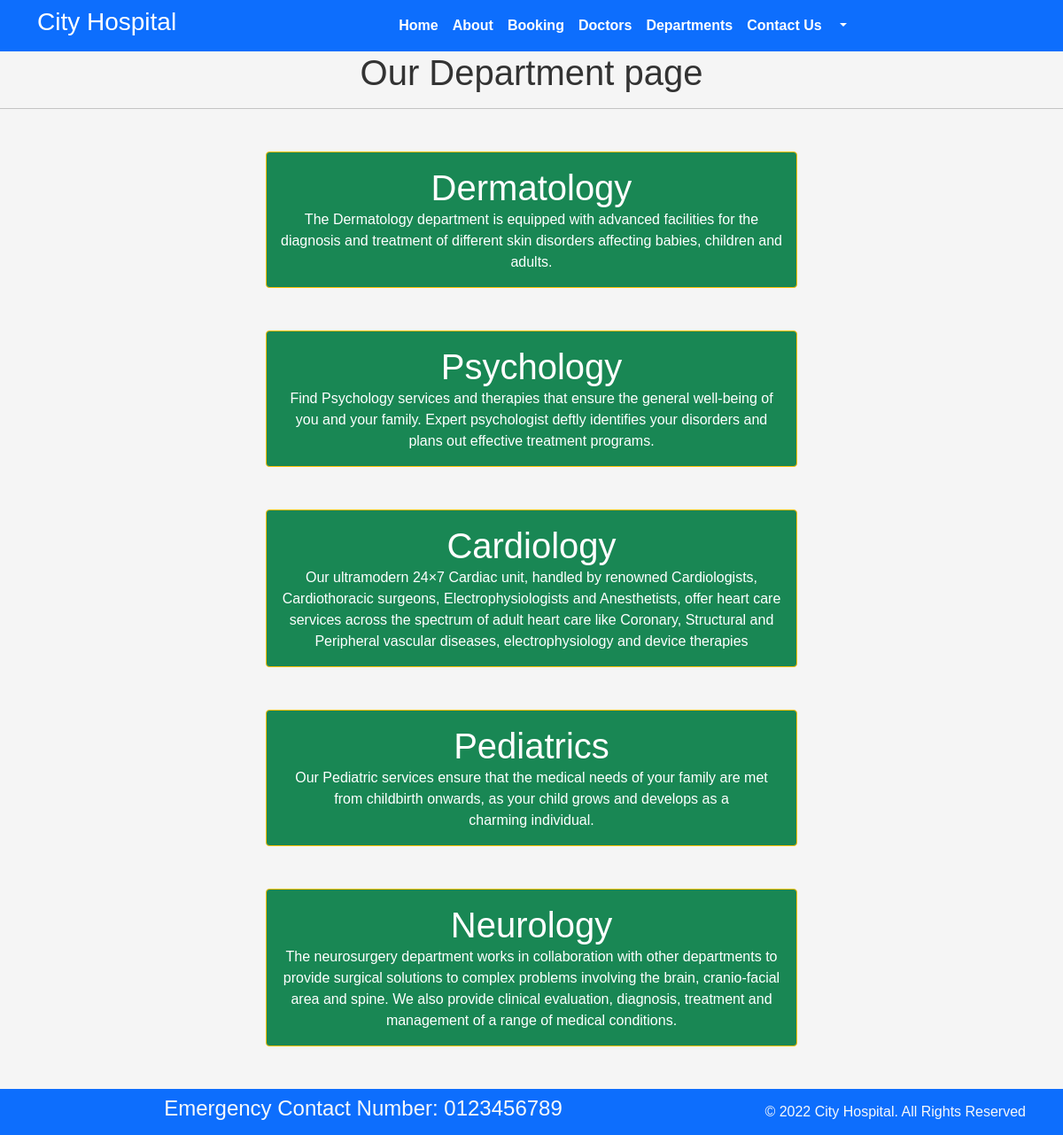
Screenshot of /department with the database file from the repository.
### hospapp/models.py (models this page shows, shortened)
class Departments(models.Model):
    dep_name = models.CharField(max_length=100)
    dep_description = models.TextField()

### hospapp/views.py (the view)
# urls.py: path('department', views.department, name='department'),
def department(request):
    dict_dept={
        'dept': Departments.objects.all()
    }
    return render(request, 'department.html', dict_dept)

### templates/department.html (shortened to what this page needs)
{% extends 'base.html' %}
{% block content %}
<h1 class="text-center">Our Department page</h1>
<hr>
{% for d in dept%}
<div class="mx-auto w-50 bg-success text-white text-center p-3 my-5 border border-warning rounded">
    <h1>{{d.dep_name}}</h1>
    <p>{{d.dep_description}}</p>
</div>
{% endfor %}
{% endblock %}

### templates/base.html (shortened to what this page needs)
{% load static %}
<!DOCTYPE html>
<html>
  <head>
    <link rel="stylesheet"
      href=" https://cdn.jsdelivr.net/npm/bootstrap@5.1.3/dist/css/bootstrap.min.css ">
    <link rel="stylesheet"
      href="https://use.fontawesome.com/releases/v5.2.0/css/all.css">
     <link rel="stylesheet"
      href="{% static '/css/style.css' %}">
  </head>
  <body>
    <nav class="navbar bg-primary navbar-expand-md ">
      <div class="container">
        <div class="col-2 text-left pl-md-0">
          <h3 class="text-white"> City Hospital </h3>
        </div>
        <div
          class="collapse navbar-collapse justify-content-center col-md-8 navbar-collapse-3">
          <ul class="navbar-nav justify-content-center  fw-bold">
            <li class="nav-item active">
              <a class="nav-link text-white" href="{% url 'home' %}">Home </a>
            </li>
            <li class="nav-item">
              <a class="nav-link text-white" href="{% url 'about' %}">About</a>
            </li>
            <li class="nav-item">
              <a class="nav-link text-white" href="{% url 'booking' %}">Booking</a>
            </li>
            <li class="nav-item">
              <a class="nav-link text-white" href="{% url 'doctors' %}">Doctors</a>
            </li>
			      <li class="nav-item">
              <a class="nav-link text-white" href="{% url 'department' %}">Departments</a>
            </li>
            <li class="nav-item">
              <a class="nav-link text-white" href="{% url 'contact' %}">Contact Us</a>
            </li>
            <li class="nav-item dropdown">
              <a class="nav-link dropdown-toggle text-white" href="#" role="button" data-bs-toggle="dropdown" aria-expanded="false">
              </a>
            </li>
          </ul>
        </div>
      </div>
    </nav>
    {% block content %}{% endblock %}
    <section class="">
      <footer class="pt-2 pb-2  bg-primary text-light">
        <div class="container">
          <div class="row align-items-center">
            <div class="col-12 col-md-8">
              <h4>Emergency Contact Number: 0123456789</h4>
            </div>
            <div class="col-12 col-md-4 mt-4 mt-md-0 text-center text-md-end">
              © 2022 City Hospital. All Rights Reserved
            </div>
          </div>
        </div>
      </footer>
    </section>
  </body>
</html>

### static/css/style.css (style rules this page uses)
body, h1, h2, p { margin: 0; padding: 0; }
body { font-family: Arial, sans-serif; background-color: #f5f5f5; color: #333; }
a { text-decoration: none ; color: black; }
ul { list-style: square; margin-left: 20px; }
footer { background-color: #007bff; color: #fff; text-align: center; padding: 10px 0; }
a { color: #007bff; text-decoration: none; }
div a { color: black; }

### rows the page displays
Departments: dep_name "Dermatology", dep_description "The Dermatology department is equipped with advanced facilities for the diagnosis and treatment of different skin disorders affecting babies, children and adults."
Departments: dep_name "Psychology", dep_description "Find Psychology services and therapies that ensure the general well-being of you and your family. Expert psychologist deftly identifies your disorders and plans out effective treatment programs."
Departments: dep_name "Cardiology", dep_description "Our ultramodern 24×7 Cardiac unit, handled by renowned Cardiologists, Cardiothoracic surgeons, Electrophysiologists and Anesthetists, offer heart care services across the spectrum of adult heart care like Coronary, Structural and Peripheral vascular diseases, electrophysiology and device therapies"
Departments: dep_name "Pediatrics", dep_description "Our Pediatric services ensure that the medical needs of your family are met from childbirth onwards, as your child grows and develops as a charming individual."
Departments: dep_name "Neurology", dep_description "The neurosurgery department works in collaboration with other departments to provide surgical solutions to complex problems involving the brain, cranio-facial area and spine. We also provide clinical evaluation, diagnosis, treatment and management of a range of medical conditions."
